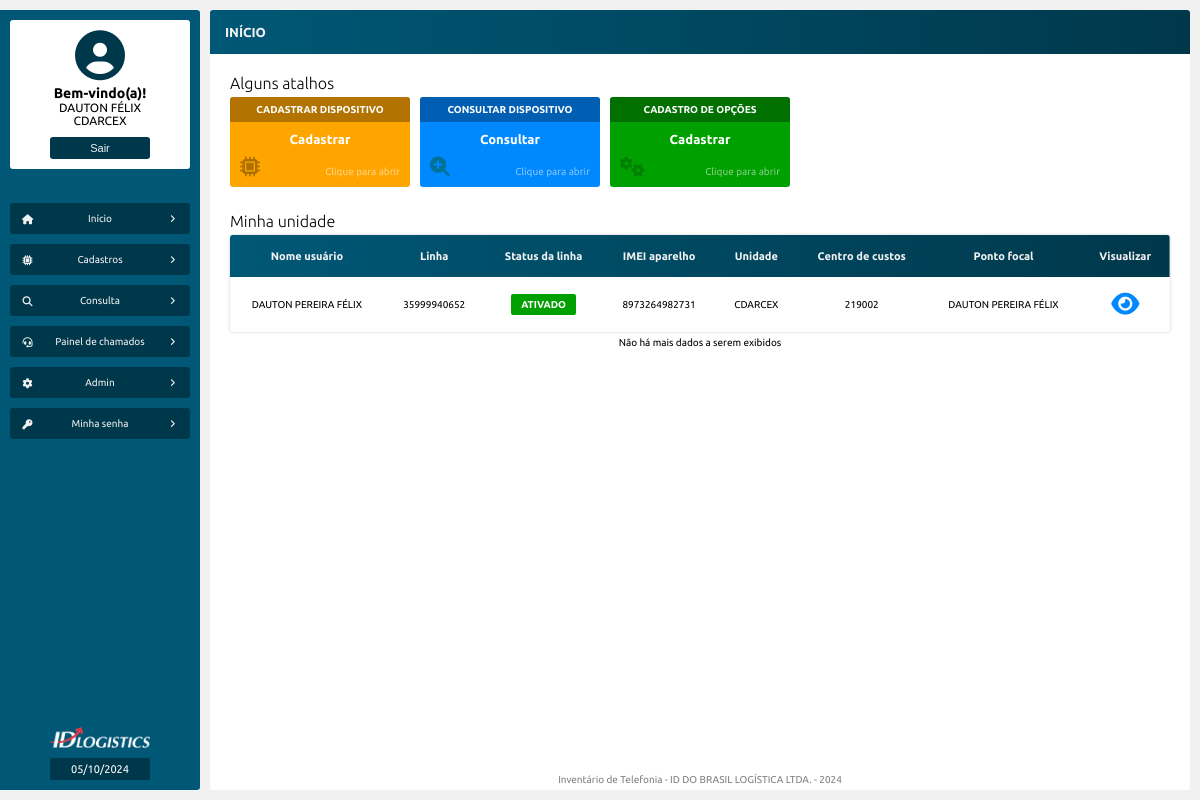
Before: /inicio.php (signed in) with the older database file.
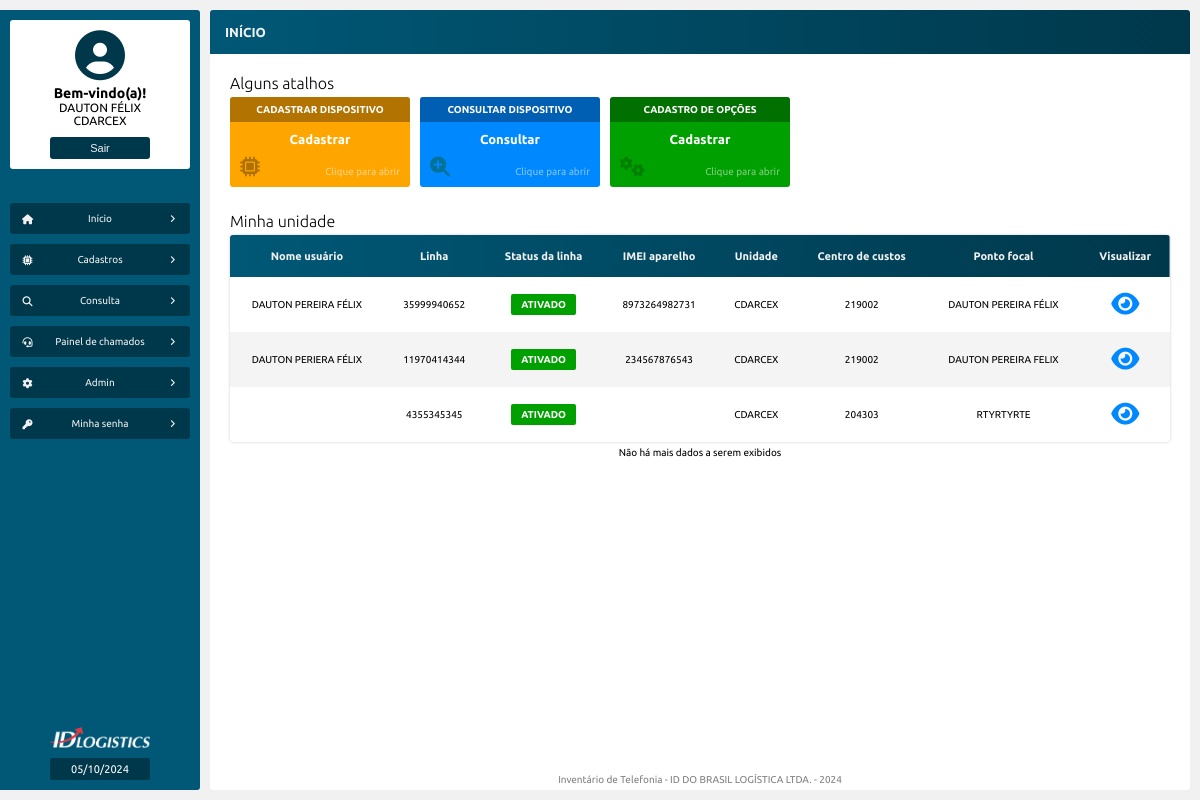
After: the same page with the newer database file.
### tables this page shows
CREATE TABLE `tb_dispositivos` (
  `id` int NOT NULL AUTO_INCREMENT,
  `linha` varchar(100) DEFAULT NULL,
  `operadora` varchar(100) DEFAULT NULL,
  `servico` varchar(100) DEFAULT NULL,
  `perfil` varchar(100) DEFAULT NULL,
  `status` varchar(100) DEFAULT NULL,
  `data_ativacao` varchar(100) DEFAULT NULL,
  `sim_card` varchar(100) DEFAULT NULL,
  `marca_aparelho` varchar(100) DEFAULT NULL,
  `modelo_aparelho` varchar(100) DEFAULT NULL,
  `imei_aparelho` varchar(100) DEFAULT NULL,
  `gestao_mdm` varchar(100) DEFAULT NULL,
  `unidade` varchar(100) DEFAULT NULL,
  `centro_custo` varchar(100) DEFAULT NULL,
  `uf` varchar(10) DEFAULT NULL,
  `canal` varchar(100) DEFAULT NULL,
  `ponto_focal` varchar(100) DEFAULT NULL,
  `gestor` varchar(100) DEFAULT NULL,
  `nome` varchar(100) DEFAULT NULL,
  `matricula` varchar(100) DEFAULT NULL,
  `email` varchar(100) DEFAULT NULL,
  `funcao` varchar(100) DEFAULT NULL,
  PRIMARY KEY (`id`)
);

### src/model/Telefonia.php (called while the page is built, shortened)
<?php
class Telefonia
{
    private PDO $pdo;
    public function __construct(PDO $pdo)
    {
        $this->pdo = $pdo;
    }
    public function exibeDispositivosMinhaUnidade(): array
    {
        $sql = "SELECT * FROM tb_dispositivos WHERE unidade = :unidade_usuario";
        $stmt = $this->pdo->prepare($sql);
        $stmt->bindValue(':unidade_usuario', $_SESSION['unidade']);
        $stmt->execute();
        $resultado = $stmt->fetchAll(PDO::FETCH_ASSOC);
        return $resultado;
    }
}

### inicio.php (the view, shortened to what the changed rows need)
<?php
require_once "src/config/conexao_bd.php";
$dadoDispositivo = new Telefonia($pdo);
$exibeDispositivosMinhaUnidade = $dadoDispositivo->exibeDispositivosMinhaUnidade();
?>
<!DOCTYPE html>
<html>
<head>
    <?php
    require_once "src/views/layout/head.php";
    ?>
</head>
<body>
    <main class="corpo">
        <section class="principal">
            <article class="conteudo">
                <section class="conteudo-center">
                    <article class="conteudo-center-boxs">
                        <div class="conteudo-center-box-01">
                            <h1>Alguns atalhos</h1>
                        </div>
                        <div class="conteudo-center-box-02">
                            <h1>Minha unidade</h1>
                            <table>
                                <thead>
                                    <tr>
                                        <td>Nome usuário</td>
                                        <td>Linha</td>
                                        <td>Status da linha</td>
                                        <td>IMEI aparelho</td>
                                        <td>Unidade</td>
                                        <td>Centro de custos</td>
                                        <td>Ponto focal</td>
                                        <td>Visualizar</td>
                                    </tr>
                                </thead>
                                <tbody>
                                    <?php foreach($exibeDispositivosMinhaUnidade as $dadoDispositivo) : ?>
                                    <tr>
                                        <td><?= htmlentities($dadoDispositivo['nome']) ?></td>
                                        <td><?= htmlentities($dadoDispositivo['linha']) ?></td>
                                        <td id="Status"><p><?= htmlentities($dadoDispositivo['status']) ?></p></td>
                                        <td><?= htmlentities($dadoDispositivo['imei_aparelho']) ?></td>
                                        <td><?= htmlentities($dadoDispositivo['unidade']) ?></td>
                                        <td><?= htmlentities($dadoDispositivo['centro_custo']) ?></td>
                                        <td><?= htmlentities($dadoDispositivo['ponto_focal']) ?></td>
                                        <td>
                                            <a href="visualiza_dispositivo.php?id=<?= $dadoDispositivo['id'] ?>"><i class="fa-solid fa-eye"></i></a>
                                        </td>
                                    </tr>
                                    <?php endforeach ?>
                                </tbody>
                            </table>
                        </div>
                    </article>
                </section>
            </article>
        </section>
    </main>
</body>
</html>

Changed rows visible on the page:
added tb_dispositivos: nome "DAUTON PERIERA FÉLIX", linha "11970414344", status "ATIVADO", imei_aparelho "234567876543", unidade "CDARCEX", centro_custo "219002", ponto_focal "DAUTON PEREIRA FELIX"
added tb_dispositivos: linha "4355345345", status "ATIVADO", unidade "CDARCEX", centro_custo "204303", ponto_focal "RTYRTYRTE"
